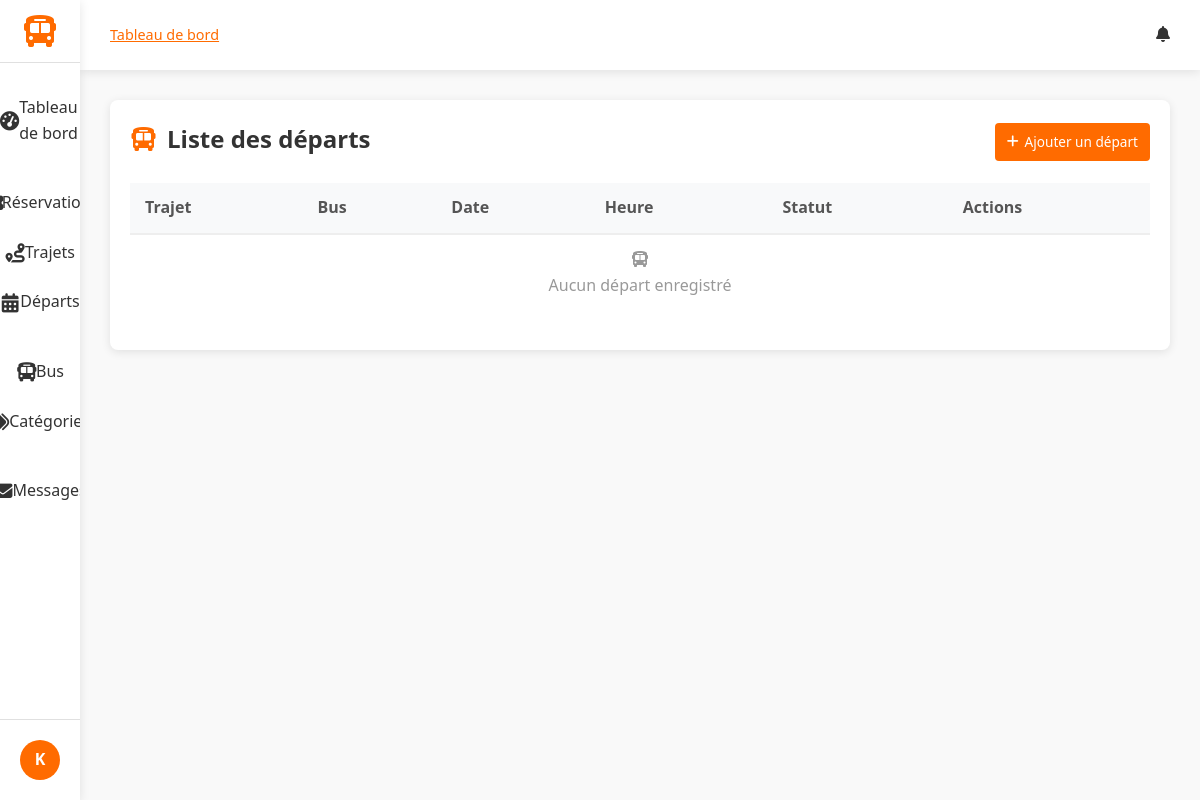
Page /dashboard/departures/ (signed in) on the earlier database version.
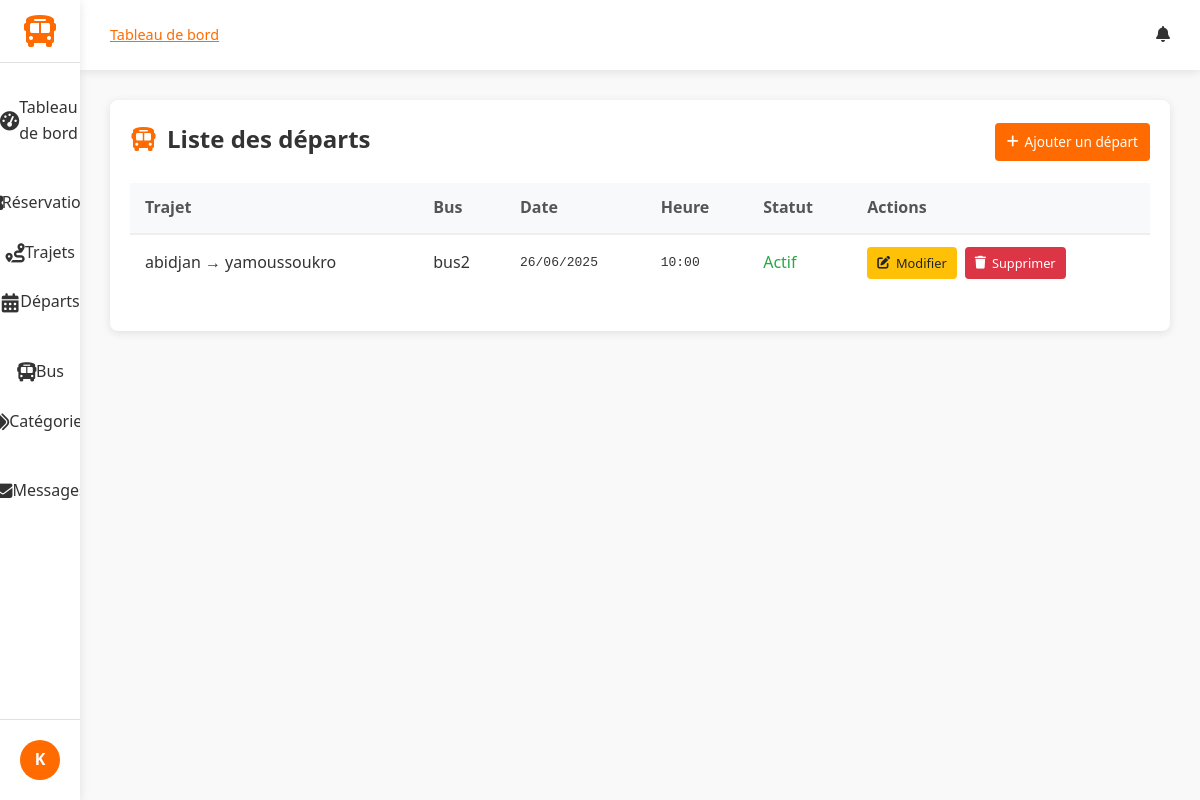
Same page on the later database version.
### trips/models.py (models this page shows, shortened)
class Departure(models.Model):
    trip = models.ForeignKey(Trip, on_delete=models.CASCADE)
    bus = models.ForeignKey(Bus, on_delete=models.CASCADE)
    date = models.DateField()
    time = models.TimeField()
    is_active = models.BooleanField(default=True)
    class Meta:
        ordering = ['date', 'time']  # Tri par défaut par date puis heure

class Trip(models.Model):
    origin = models.CharField(max_length=100)       # Ville de départ
    destination = models.CharField(max_length=100)  # Ville d'arrivée
    category = models.ForeignKey(Category, on_delete=models.CASCADE)
    description = models.TextField(blank=True)
    price = models.DecimalField(max_digits=10, decimal_places=2, default=0)  # Prix du trajet
    def __str__(self):
        return f"{self.origin} \u2192 {self.destination}"

class Bus(models.Model):
    name = models.CharField(max_length=100)
    capacity = models.PositiveIntegerField()
    def __str__(self):
        return self.name

### gareci_admin/views.py (the view)
# urls.py: path('departures/', DepartureListView.as_view(), name='departure_list'),
class DepartureListView(StaffRequiredMixin, ListView):
    model = Departure
    template_name = 'dashboard/departure_list.html'
    def get_queryset(self):
        return Departure.objects.filter(date__gte=now()).order_by('date', 'time')

### gareci_admin/utils.py (called while the page is built)
    def test_func(self):
        return self.request.user.is_staff

### gareci_admin/templates/dashboard/departure_list.html (shortened to what this page needs)
{% extends 'dashboard/dashboard_base.html' %}
{% block content %}
<div class="departures-container">
    <div class="departures-header">
        <h2><i class="fas fa-bus"></i> Liste des départs</h2>
        <a href="{% url 'dashboard:departure_add' %}" class="btn btn-primary">
            <i class="fas fa-plus"></i> Ajouter un départ
        </a>
    </div>
    <table class="departures-table">
        <thead>
            <tr>
                <th>Trajet</th>
                <th>Bus</th>
                <th>Date</th>
                <th>Heure</th>
                <th>Statut</th>
                <th>Actions</th>
            </tr>
        </thead>
        <tbody>
            {% for departure in object_list %}
            <tr>
                <td>{{ departure.trip }}</td>
                <td>{{ departure.bus }}</td>
                <td class="datetime">{{ departure.date|date:"d/m/Y" }}</td>
                <td class="datetime">{{ departure.time|time:"H:i" }}</td>
                <td class="{% if departure.is_active %}status-active{% else %}status-inactive{% endif %}">
                    {{ departure.is_active|yesno:"Actif,Inactif" }}
                </td>
                <td>
                    <div class="action-buttons">
                        <a href="{% url 'dashboard:departure_edit' departure.pk %}" class="btn btn-sm btn-warning">
                            <i class="fas fa-edit"></i> Modifier
                        </a>
                        <a href="{% url 'dashboard:departure_delete' departure.pk %}"
                           class="btn btn-sm btn-danger"
                           onclick="return confirm('Voulez-vous vraiment supprimer ce départ ?');">
                            <i class="fas fa-trash"></i> Supprimer
                        </a>
                    </div>
                </td>
            </tr>
            {% empty %}
            <tr>
                <td colspan="6" class="empty-state">
                    <i class="fas fa-bus"></i>
                    <p>Aucun départ enregistré</p>
                </td>
            </tr>
            {% endfor %}
        </tbody>
    </table>
</div>
{% endblock %}

Differences in the rows shown:
added Departure: trip "abidjan → yamoussoukro", bus "bus2", date "26/06/2025", time "10:00", is_active "Actif"
Other differences:
text no longer shown: "Aucun départ enregistré"
